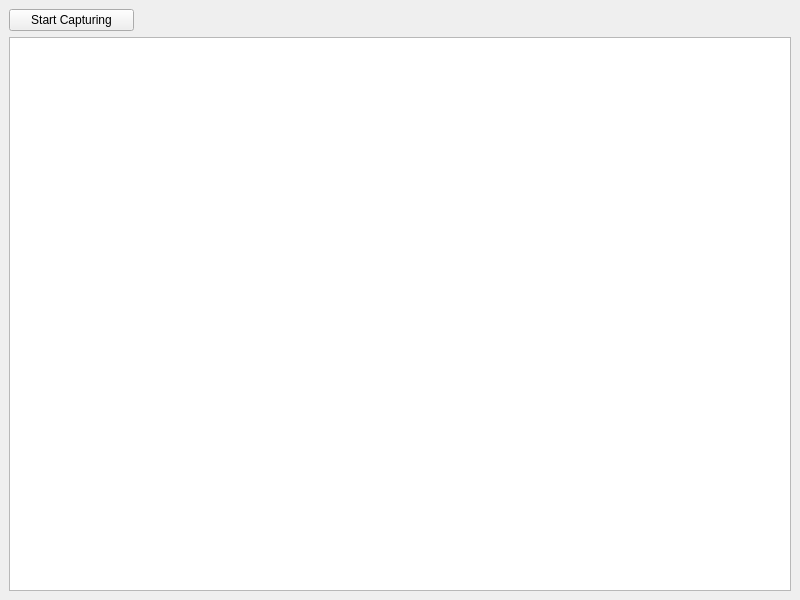
<?xml version="1.0" encoding="UTF-8"?>
<ui version="4.0">
 <class>MainWindow</class>
 <widget class="QMainWindow" name="MainWindow">
  <property name="geometry">
   <rect>
    <x>0</x>
    <y>0</y>
    <width>800</width>
    <height>600</height>
   </rect>
  </property>
  <property name="windowTitle">
   <string>MainWindow</string>
  </property>
  <widget class="QWidget" name="centralwidget">
   <layout class="QVBoxLayout" name="verticalLayout_2">
    <item>
     <layout class="QVBoxLayout" name="verticalLayout">
      <item>
       <widget class="QPushButton" name="start_capture_button">
        <property name="sizePolicy">
         <sizepolicy hsizetype="Fixed" vsizetype="Fixed">
          <horstretch>0</horstretch>
          <verstretch>0</verstretch>
         </sizepolicy>
        </property>
        <property name="minimumSize">
         <size>
          <width>125</width>
          <height>0</height>
         </size>
        </property>
        <property name="text">
         <string>Start Capturing</string>
        </property>
       </widget>
      </item>
      <item>
       <widget class="QTableView" name="sample_data_table">
        <attribute name="horizontalHeaderMinimumSectionSize">
         <number>30</number>
        </attribute>
        <attribute name="horizontalHeaderStretchLastSection">
         <bool>true</bool>
        </attribute>
       </widget>
      </item>
     </layout>
    </item>
   </layout>
  </widget>
 </widget>
 <resources/>
 <connections/>
</ui>
